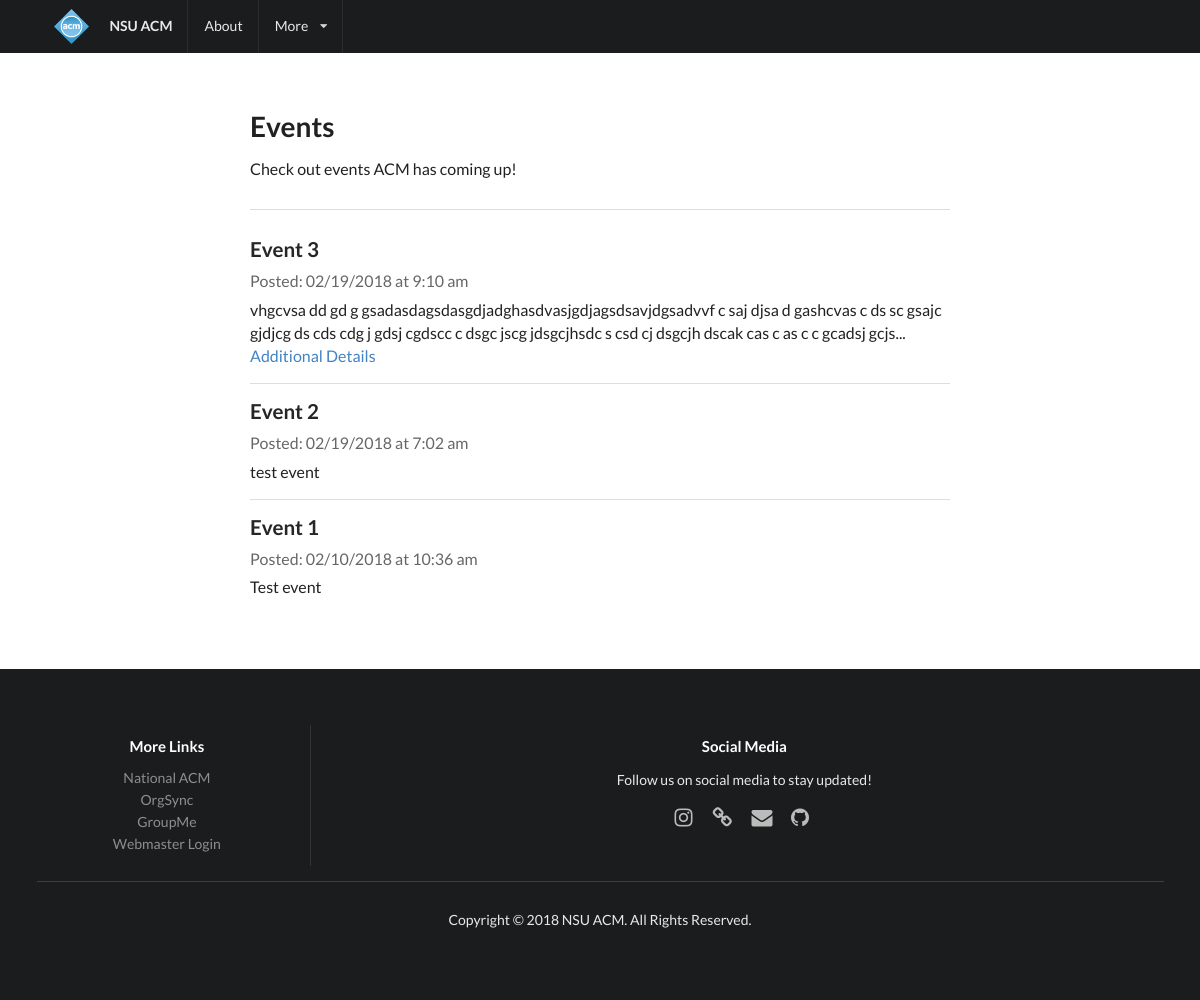
Screenshot of /events.php with the database file from the repository.
### tables this page shows
CREATE TABLE IF NOT EXISTS `events` (
`id` bigint(11) NOT NULL,
  `name` varchar(255) NOT NULL,
  `location` varchar(255) NOT NULL,
  `start_datetime` datetime NOT NULL,
  `end_datetime` datetime NOT NULL,
  `description` text NOT NULL,
  `posted_timestamp` timestamp NOT NULL DEFAULT CURRENT_TIMESTAMP ON UPDATE CURRENT_TIMESTAMP
);

### events.php (the view, shortened to what this page needs)
<?php
require('config.php');
?>
<!DOCTYPE html>
<html>
<head>
  <?php
  require ('header.php');
  ?>
</head>
<body>
  <?php
  require ('navbar.php');
  ?>
  <?php
  $page_rows = 10;
  $pagenum = 1;
  $limit = 'LIMIT ' .($pagenum - 1) * $page_rows .',' .$page_rows;
  $sql = 'SELECT * FROM events ORDER BY posted_timestamp DESC '.$limit.'';
  $result=mysqli_query($mysqli,$sql) or die(mysqli_error());
  $paginationCtrls = '';
  $paginationCtrls .= '</div>';
  ?>
  <div class="ui main text container">
    <h1 class="ui header">Events</h1>
    <p>Check out events ACM has coming up!</p>
    <div class="ui section divider"></div>
    <div class="ui divided items">
      <?php
      while($row = mysqli_fetch_array($result)){
        ?>
        <div class="item">
          <div class="content">
            <a href="event.php?id=<?php echo $row['id']; ?>" class="header"><?php echo $row['name']; ?></a>
            <div class="meta">
              <?php $timestamp = strtotime($row['posted_timestamp']); ?>
              <span>Posted: <?php echo date("m/d/Y", $timestamp); ?> at <?php echo date("g:i a", $timestamp); ?></span>
            </div>
            <div class="description">
              <?php
              if (strlen($row['description']) > 200)
              {
                $stringCut = substr($row['description'], 0, 200);
                $string = strip_tags($stringCut). "... <a href='event.php?id=".$row['id']."'>Additional Details</a>";
                echo '<p>'.$string.'</p>';
              }
              else
              {
                echo '<p>'.$row['description'].'</p>';
              }
              ?>
            </div>
          </div>
        </div>
        <?php
      }
      ?>
    </div>
    <div id="pagination_controls"><?php echo $paginationCtrls; ?></div>
  <?php
  require ('footer.php');
  ?>
</body>
</html>

### stylesheet.css (style rules this page uses)
.main.container { margin-top: 7em; }

### rows the page displays
events: name "Event 3", posted_timestamp "02/19/2018", posted_timestamp "9:10 am", description "vhgcvsa dd gd g gsadasdagsdasgdjadghasdvasjgdjagsdsavjdgsadvvf c saj djsa d gashcvas c ds sc gsajc gjdjcg ds cds cdg j gdsj cgdscc c dsgc jscg jdsgcjhsdc s csd cj dsgcjh dscak cas c as c c gcadsj gcjs"
events: name "Event 2", posted_timestamp "02/19/2018", posted_timestamp "7:02 am", description "test event"
events: name "Event 1", posted_timestamp "02/10/2018", posted_timestamp "10:36 am", description "Test event"
